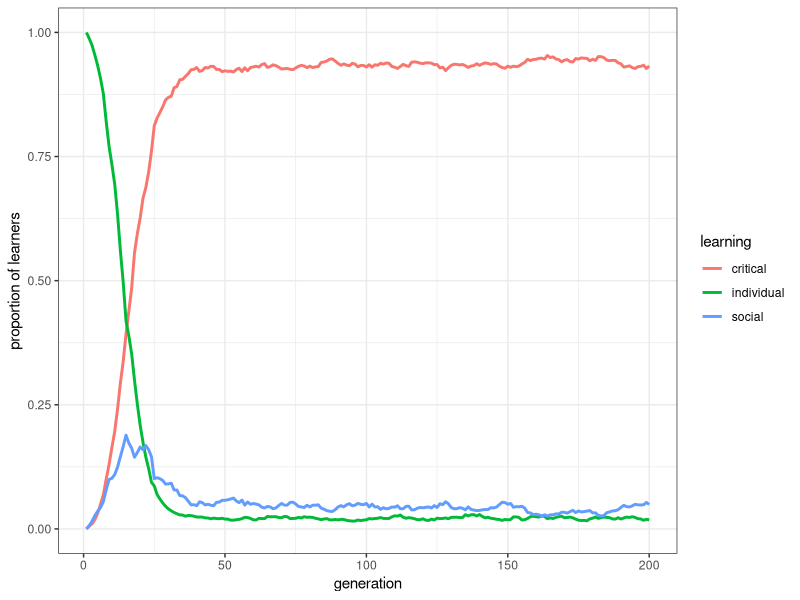
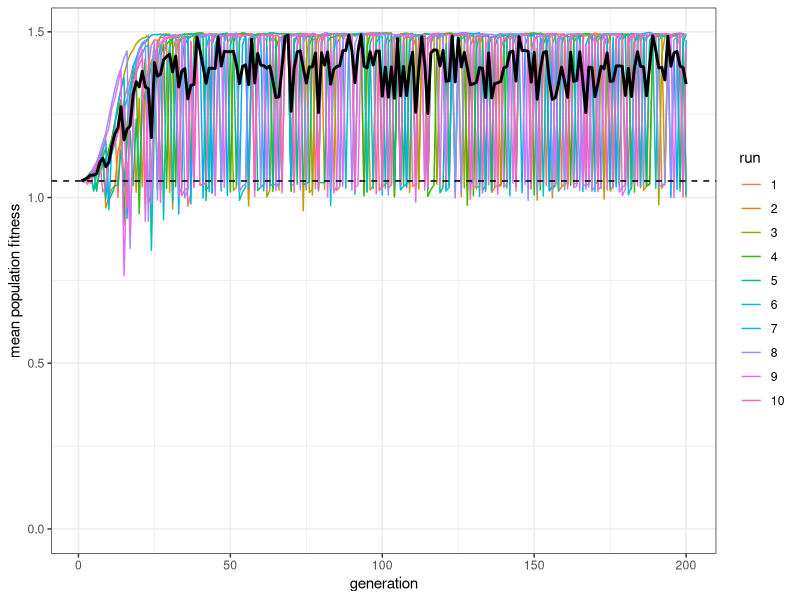

The R script that drew these images, in order:
## ---- chunk 1
library(tidyverse)

rogers_model2 <- function(N, t_max, r_max, w = 1, b = 0.5, c, s = 0, mu, p, u) {
  
  # Check parameters to avoid negative fitnesses
  if (b * (1 + c) > 1 || b * (1 + s) > 1) {
    stop("Invalid parameter values: ensure b*(1+c) < 1 and b*(1+s) < 1")
  }
  
  # Create output tibble
  output <- tibble(generation = rep(1:t_max, r_max), 
                   run = as.factor(rep(1:r_max, each = t_max)), 
                   p_SL = as.numeric(rep(NA, t_max * r_max)), 
                   p_IL = as.numeric(rep(NA, t_max * r_max)), 
                   p_CL = as.numeric(rep(NA, t_max * r_max)), 
                   W = as.numeric(rep(NA, t_max * r_max)))
  
  for (r in 1:r_max) {
    
    # Create a population of individuals
    population <- tibble(learning = rep("individual", N), 
                         behaviour = rep(NA, N), fitness = rep(NA, N))
    
    # Initialise the environment
    E <- 0
    
    for (t in 1:t_max) {
      
      # Now we integrate fitnesses into the learning stage
      population$fitness <- w  
      
      # 1. Social learning
      if (sum(population$learning == "social") > 0) {
        # Subtract cost b*s from fitness of social learners
        population$fitness[population$learning == "social"] <- 
          population$fitness[population$learning == "social"] - b*s
        # Update behaviour
        population$behaviour[population$learning == "social"] <- 
          sample(previous_population$behaviour, sum(population$learning == "social"), replace = TRUE)

      }
      
      # 2. Individual learning
      # Subtract cost b*c from fitness of individual learners
      population$fitness[population$learning == "individual"] <- 
        population$fitness[population$learning == "individual"] - b*c
      # Update behaviour
      learn_correct <- sample(c(TRUE, FALSE), N, prob = c(p, 1 - p), replace = TRUE)
      population$behaviour[learn_correct & population$learning == "individual"] <- E
      population$behaviour[!learn_correct & population$learning == "individual"] <- E - 1
      
      
      # 3. Critical social learning
      if (sum(population$learning == "critical") > 0) {
        
        # Subtract b*s from fitness of socially learning critical learners
        population$fitness[population$learning == "critical"] <- 
          population$fitness[population$learning == "critical"] - b*s
        
        # First critical learners socially learn
        population$behaviour[population$learning == "critical"] <- 
          sample(previous_population$behaviour, 
                 sum(population$learning == "critical"), replace = TRUE)
        
        # Subtract b*c from fitness of individually learning critical learners
        population$fitness[population$learning == "critical" & population$behaviour != E] <- 
          population$fitness[population$learning == "critical" & population$behaviour != E] - b*c
        
        # Individual learning for those critical learners who did not copy correct behaviour
        population$behaviour[learn_correct & population$learning == "critical" & population$behaviour != E] <- E
        population$behaviour[!learn_correct & population$learning == "critical" & population$behaviour != E] <- E - 1
      }
      
      # 4. Calculate fitnesses (now only need to do the b bonus or penalty)
      population$fitness[population$behaviour == E] <-
        population$fitness[population$behaviour == E] + b  
      population$fitness[population$behaviour != E] <-
        population$fitness[population$behaviour != E] - b
      
      # 5. store population characteristics in output
      output[output$generation == t & output$run == r, ]$p_SL <- 
        mean(population$learning == "social")
      output[output$generation == t & output$run == r, ]$p_IL <- 
        mean(population$learning == "individual")
      output[output$generation == t & output$run == r, ]$p_CL <- 
        mean(population$learning == "critical")
      output[output$generation == t & output$run == r, ]$W <- 
        mean(population$fitness)
      
      # 6. Reproduction
      previous_population <- population
      population$behaviour <- NA
      population$fitness <- NA
      
      # Individual learners
      if (sum(previous_population$learning == "individual") > 0) {
        fitness_IL <- sum(previous_population$fitness[previous_population$learning == "individual"]) / 
          sum(previous_population$fitness)
      } else {
        fitness_IL <- 0
      }
      
      # Social learners
      if (sum(previous_population$learning == "social") > 0) {
        fitness_SL <- sum(previous_population$fitness[previous_population$learning == "social"]) / 
          sum(previous_population$fitness)
      } else {
        fitness_SL <- 0
      }
      
      population$learning <- sample(c("individual", "social", "critical"), size = N, 
             prob = c(fitness_IL, fitness_SL, 1 - (fitness_SL + fitness_IL)), replace = TRUE)
      
      mutation <- sample(c(TRUE, FALSE), N, prob = c(mu, 1 - mu), replace = TRUE)
      
      previous_population2 <- population
      
      population$learning[mutation & previous_population2$learning == "individual"] <- 
        sample(c("critical", "social"), 
               sum(mutation & previous_population2$learning == "individual"), 
               prob = c(0.5, 0.5), replace = TRUE)
      
      population$learning[mutation & previous_population2$learning == "social"] <- 
        sample(c("critical", "individual"), 
               sum(mutation & previous_population2$learning == "social"), 
               prob = c(0.5, 0.5), replace = TRUE)
      
      population$learning[mutation & previous_population2$learning == "critical"] <- 
        sample(c("individual", "social"), 
               sum(mutation & previous_population2$learning == "critical"), 
               prob = c(0.5, 0.5), replace = TRUE)
    
      # 7. Potential environmental change
      if (runif(1) < u) E <- E + 1
    }
  }
  # Export data from function
  output
}
## ---- chunk 2
data_model <- rogers_model2(N = 1000, t_max = 200, r_max = 10, c = 0.9, mu = 0.01, p = 1, u = 0.2)
## ---- chunk 3
plot_prop <- function(data_model) {
  
  names(data_model)[3:5] <- c("social", "individual", "critical")
  data_model_long <- pivot_longer(data_model, -c(W, generation, run), 
                                  names_to = "learning", 
                                  values_to = "proportion")

  ggplot(data = data_model_long, aes(y = proportion, x = generation, colour = learning)) +
    stat_summary(fun = mean, geom = "line", size = 1) +
    ylim(c(0, 1)) +
    theme_bw() +
    labs(y = "proportion of learners")
}

plot_prop(data_model)
## ---- chunk 4
plot_W <- function(data_model, w = 1, b = 0.5, c, p) {
  ggplot(data = data_model, aes(y = W, x = generation)) +
    geom_line(aes(color = run)) +
    stat_summary(fun = mean, geom = "line", size = 1) +
    geom_hline(yintercept = w + b * (2 * p - c - 1), linetype = 2) +
    ylim(c(0, NA)) +
    theme_bw() +
    labs(y = "mean population fitness")
}
## ---- chunk 5
plot_W(data_model, c = 0.9, p = 1)
